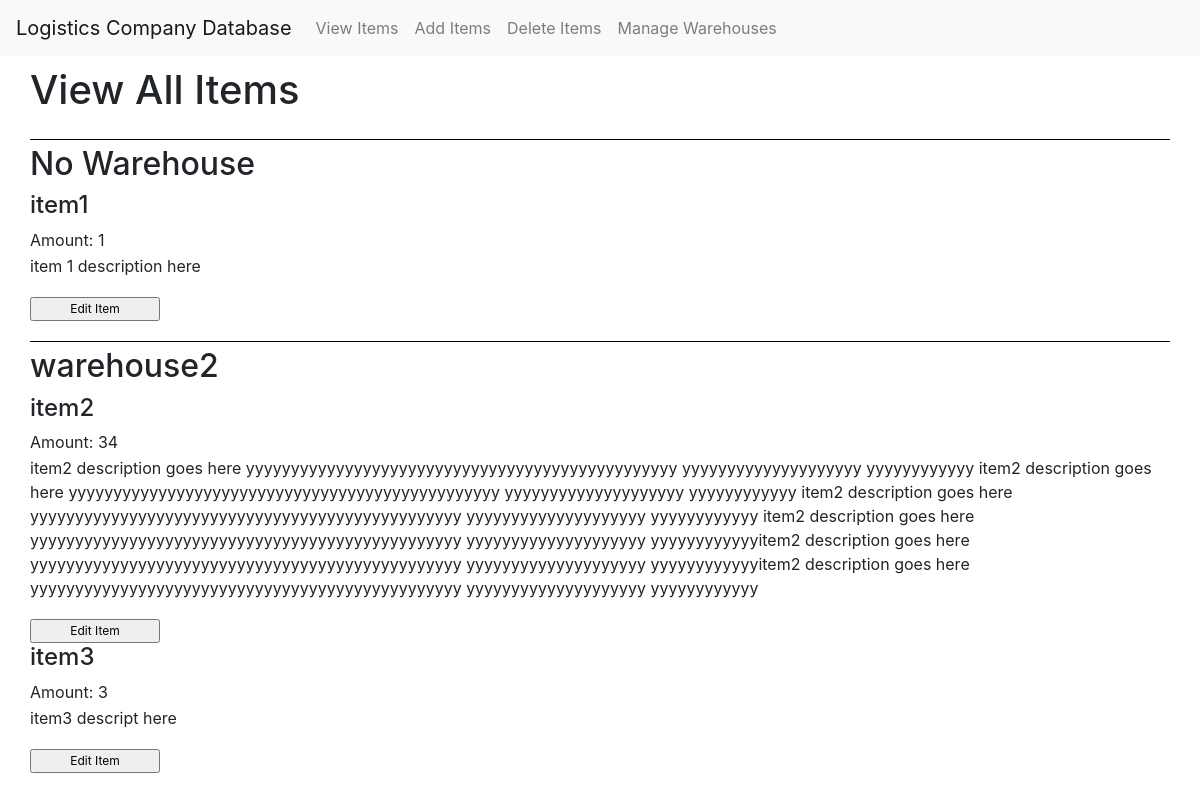
Before: / with the older database file.
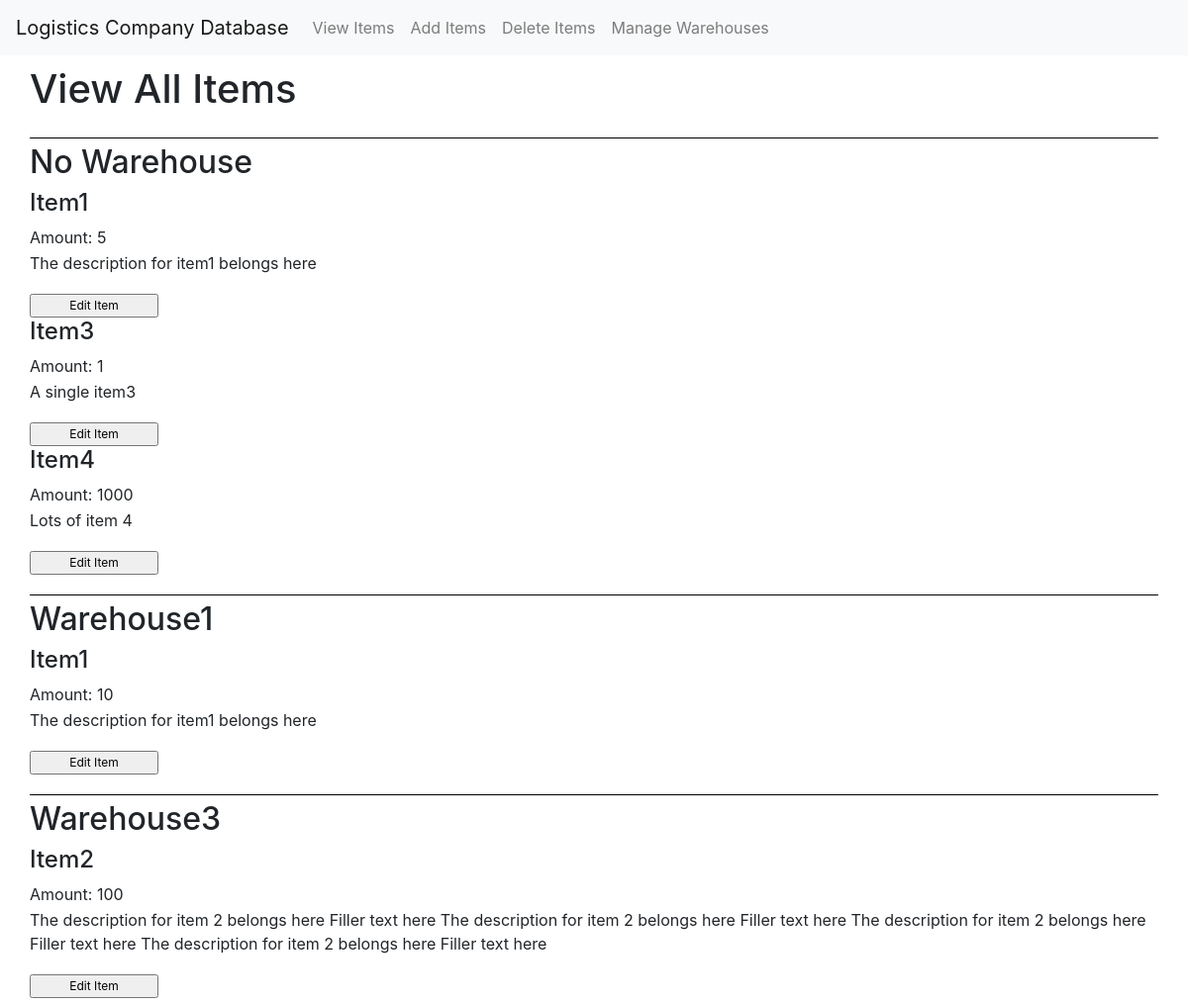
After: the same page with the newer database file.
### tables this page shows
CREATE TABLE entries (
    id INTEGER PRIMARY KEY AUTOINCREMENT,
    title TEXT NOT NULL,
    quantity INTEGER NOT NULL,
    descript TEXT NOT NULL,
    warehouse_id INTEGER,
    FOREIGN KEY (warehouse_id) REFERENCES warehouses(warehouse_id)
);

CREATE TABLE warehouses (
    warehouse_id INTEGER PRIMARY KEY AUTOINCREMENT,
    warehouse_name TEXT NOT NULL,
    warehouse_address TEXT NOT NULL
);

### main.py (the view)
@app.route('/')
def index():
    db = get_db()
    cursor = db.cursor()
    sqlite_query = """SELECT id, title, quantity, descript, warehouses.warehouse_id, warehouse_name, warehouse_address FROM entries
                    LEFT JOIN warehouses ON entries.warehouse_id = warehouses.warehouse_id"""
    cursor.execute(sqlite_query)
    entries = cursor.fetchall()
    records = {}
    for entry in entries:
        warehouse = entry[5]
        records[warehouse] = records.get(entry[5], [])
        records[warehouse].append(entry)
    return render_template("index.html", list=records)

### main.py (called while the page is built)
def get_db():
    db = getattr(g, '_database', None)
    if db is None:
        db = g._database = sql.connect(DATABASE)
    return db

@app.teardown_appcontext
def close_connection(exception):
    db = getattr(g, '_database', None)
    if db is not None:
        db.close()

### templates/index.html (shortened to what this page needs)
{% extends "base.html" %}
{% block body %}
<div class="header-div">
    <h1> View All Items </h1>
</div>
<div class="body">
    {% for warehouse in list%}
        <div class="warehouse-div">
            {%if warehouse%}
                <h2 class="warehouse-name"> {{warehouse}}</h2>
            {% else %}
                <h2 class="warehouse-name"> No Warehouse </h2>
            {%endif%}
            {% for item in list[warehouse] %}
            <div class="info">
                <h4 class="item-name">{{item[1]}}</h4>
                <p class="item-info"> Amount: {{item[2]}}</p>
                <p class="item-info"> {{item[3]}}<p>
                <form id="edit-form" method=get action="/edit">
                    <input class="submit-btn" type=submit value="Edit Item">
                </form>
            </div>
            {% endfor %}
        </div>
    {% endfor %}
</div>
{% endblock %}

### templates/base.html (shortened to what this page needs)
<!DOCTYPE html>
<html lang="en" xmlns="http://www.w3.org/1999/xhtml">
<head>
    <link rel="stylesheet" href="https://maxcdn.bootstrapcdn.com/bootstrap/4.0.0/css/bootstrap.min.css">
    <link href="static/styles.css" rel="stylesheet">
</head>
<body>
    <nav class="navbar navbar-expand-lg navbar-light bg-light">
        <a class="navbar-brand" href="/">Logistics Company Database</a>
        <div class="collapse navbar-collapse" id="navbarSupportedContent">
            <ul class="navbar-nav mr-auto">
                <li class="nav-item">
                    <a class="nav-link" href="/"> View Items </a>
                </li>
                <li class="nav-item">
                    <a class="nav-link" href="/add">Add Items</a>
                </li>
                <li class="nav-item">
                    <a class="nav-link" href="/delete">Delete Items</a>
                </li>
                <li class="nav-item">
                    <a class="nav-link" href="/warehouses">Manage Warehouses</a>
                </li>
            </ul>
        </div>
</nav>
    {% block body %}{% endblock %}
</body>
</html>

### static/styles.css (style rules this page uses)
.body { margin: 5px 30px; display: inline-block; columns: 1; max-width: 100%; }
h1 { margin: 10px 30px; margin-bottom: 0px; }
.item-info { margin-top: 2px; margin-bottom: 0px; }
.warehouse-div { margin-top: 20px; margin-bottom: 0px; }
#edit-form { margin: 0px; padding: 0px; }
.submit-btn { font-size: 12px; margin-top: 3px; width: 130px; }
form { display: grid; columns: 1; }
.warehouse-div { border-top: 1px solid black; padding-top: 5px; }

Changed rows visible on the page:
removed entries: title "item1", quantity "1", descript "item 1 description here"
removed warehouses: warehouse_name "warehouse2"
removed entries: title "item2", quantity "34", descript "item2 description goes here yyyyyyyyyyyyyyyyyyyyyyyyyyyyyyyyyyyyyyyyyyyyyyyy yyyyyyyyyyyyyyyyyyyy yyyyyyyyyyyy item2 description goes here yyyyyyyyyyyyyyyyyyyyyyyyyyyyyyyyyyyyyyyyyyyyyyyy yyyyyyyyyyyyyyyyyyyy yyyyyyyyyyyy item2 description goes here yyyyyyyyyyyyyyyyyyyyyyyyyyyyyyyyyyyyyyyyyyyyyyyy yyyyyyyyyyyyyyyyyyyy yyyyyyyyyyyy item2 description goes here yyyyyyyyyyyyyyyyyyyyyyyyyyyyyyyyyyyyyyyyyyyyyyyy yyyyyyyyyyyyyyyyyyyy yyyyyyyyyyyyitem2 description goes here yyyyyyyyyyyyyyyyyyyyyyyyyyyyyyyyyyyyyyyyyyyyyyyy yyyyyyyyyyyyyyyyyyyy yyyyyyyyyyyyitem2 description goes here yyyyyyyyyyyyyyyyyyyyyyyyyyyyyyyyyyyyyyyyyyyyyyyy yyyyyyyyyyyyyyyyyyyy yyyyyyyyyyyy", shown under "warehouse2"
removed entries: title "item3", quantity "3", descript "item3 descript here", shown under "warehouse2"
added entries: title "Item1", quantity "5", descript "The description for item1 belongs here"
added entries: title "Item3", quantity "1", descript "A single item3"
added entries: title "Item4", quantity "1000", descript "Lots of item 4"
added warehouses: warehouse_name "Warehouse1"
added entries: title "Item1", quantity "10", descript "The description for item1 belongs here", shown under "Warehouse1"
added warehouses: warehouse_name "Warehouse3"
added entries: title "Item2", quantity "100", descript "The description for item 2 belongs here Filler text here The description for item 2 belongs here Filler text here The description for item 2 belongs here Filler text here The description for item 2 belongs here Filler text here", shown under "Warehouse3"
